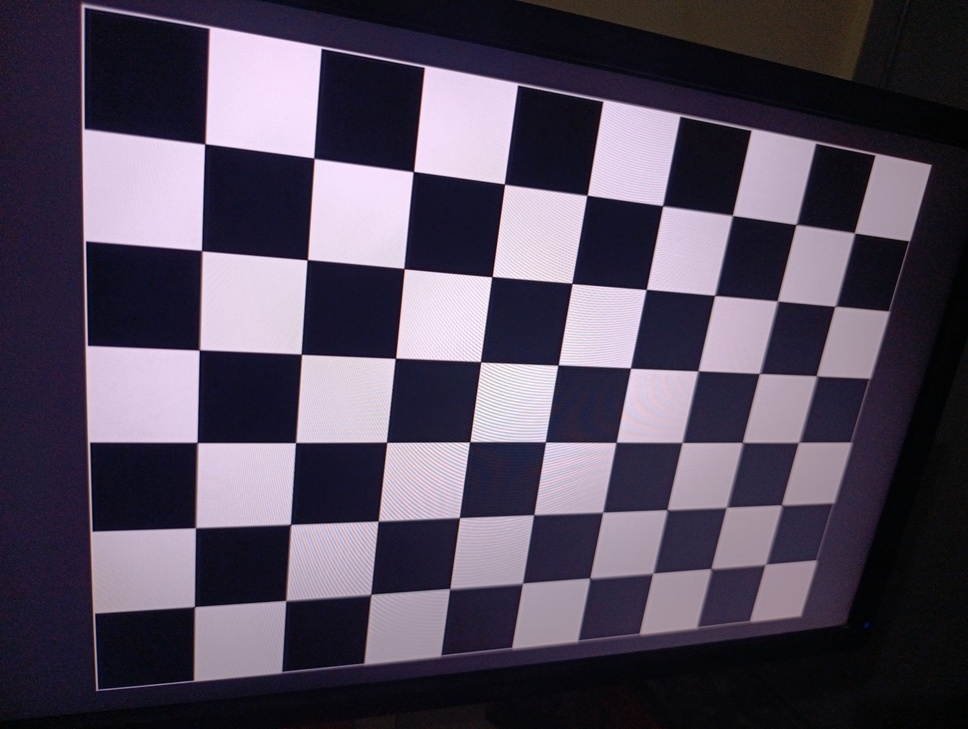
#> input picture calibration/1781284070875.jpg, 968 x 729 px, shrunk from 4080 x 3072 before the run; its folder holds 4 pictures in this run
$ python calibrate_camera.py
#> lines starting #> are read from the running program, lines starting #| are printed output that depends on the picture
"""
Camera Calibration Script
=========================
Performs intrinsic camera calibration using checkerboard pattern images.
Detects checkerboard corners, computes camera matrix and distortion coefficients,
and saves calibration parameters for use in the measurement pipeline.

Usage:
    python calibration/calibrate_camera.py

Output:
    - calibration/calibration_params.json  (intrinsic matrix + distortion coefficients)
    - calibration/undistorted_samples/     (before/after comparison images)
"""

import os
import sys
import json
import glob
import cv2
import numpy as np


# ============================================================
# CONFIGURATION
# ============================================================
CALIBRATION_DIR = os.path.dirname(os.path.abspath(__file__))
CALIBRATION_IMAGES = os.path.join(CALIBRATION_DIR, "*.jpg")
OUTPUT_PARAMS = os.path.join(CALIBRATION_DIR, "calibration_params.json")
UNDISTORTED_DIR = os.path.join(CALIBRATION_DIR, "undistorted_samples")

# Checkerboard inner corners (rows x cols)
# Standard checkerboard: count INNER corners, not squares
# Adjust these values to match YOUR checkerboard pattern
CHECKERBOARD_ROWS = 6   # number of inner corner rows
CHECKERBOARD_COLS = 9   # number of inner corner columns
SQUARE_SIZE_MM = 25.0   # size of each square in mm (measure your printed board)


def detect_corners(image_paths, board_size):
    """
    Detect checkerboard corners in all calibration images.

    Returns:
        obj_points: 3D points in real-world space
        img_points: 2D points in image plane
        img_shape:  (width, height) of images
        used_images: list of image paths where corners were detected
    """
#> called with board_size = (6, 9)
    # Prepare 3D object points (0,0,0), (1,0,0), (2,0,0) ... scaled by square size
    objp = np.zeros((board_size[0] * board_size[1], 3), np.float32)
    objp[:, :2] = np.mgrid[0:board_size[1], 0:board_size[0]].T.reshape(-1, 2)
    objp *= SQUARE_SIZE_MM

    obj_points = []  # 3D points in world
    img_points = []  # 2D points in image
    used_images = []
    img_shape = None

    # Criteria for sub-pixel corner refinement
    criteria = (cv2.TERM_CRITERIA_EPS + cv2.TERM_CRITERIA_MAX_ITER, 30, 0.001)

    print(f"Looking for {board_size[1]}x{board_size[0]} inner corners...")
    print(f"Processing {len(image_paths)} calibration images...\n")

    for i, img_path in enumerate(image_paths):
        img = cv2.imread(img_path)
#> img is the input picture: shape (729, 968, 3); mean B, G, R 91.3, 74.6, 83.1
        if img is None:
            print(f"  [{i+1}] SKIP - Cannot read: {os.path.basename(img_path)}")
            continue

        gray = cv2.cvtColor(img, cv2.COLOR_BGR2GRAY)
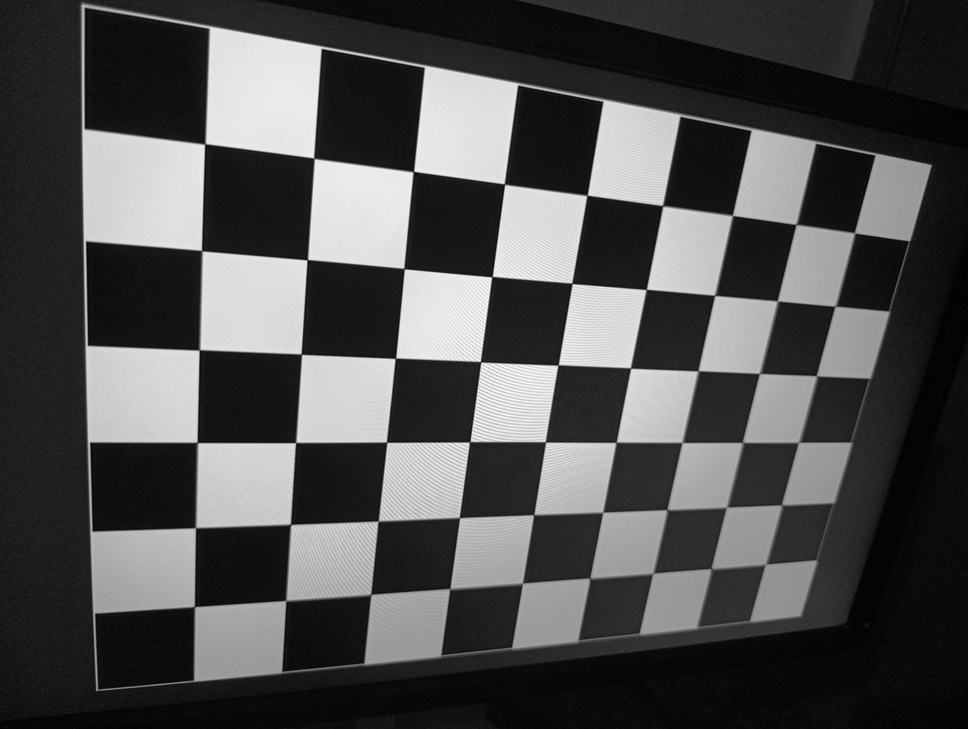
#> gray: shape (729, 968); min 0, max 254, mean 79

        if img_shape is None:
            img_shape = (gray.shape[1], gray.shape[0])  # (width, height)
#> img_shape = (968, 729)

        # Find checkerboard corners
        ret, corners = cv2.findChessboardCorners(
            gray, (board_size[1], board_size[0]),
            cv2.CALIB_CB_ADAPTIVE_THRESH + cv2.CALIB_CB_FAST_CHECK + cv2.CALIB_CB_NORMALIZE_IMAGE
        )
#> ret = False; corners = None

        if ret:
            # Refine corner locations to sub-pixel accuracy
            corners_refined = cv2.cornerSubPix(gray, corners, (11, 11), (-1, -1), criteria)
            obj_points.append(objp)
            img_points.append(corners_refined)
            used_images.append(img_path)
            print(f"  [{i+1}] OK    - {os.path.basename(img_path)}")
        else:
            print(f"  [{i+1}] FAIL  - {os.path.basename(img_path)} (corners not found)")
#> pass 2 of the loop in detect_corners, `for i, img_path in enumerate(image_paths):`:
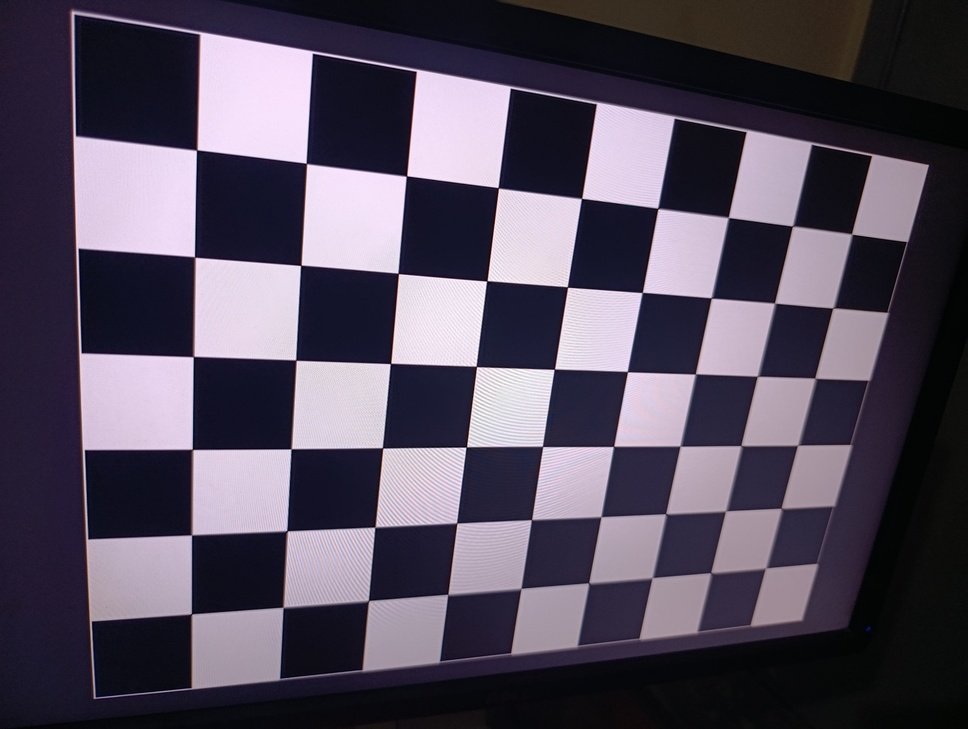
#> input picture calibration/1781284070979.jpg, 968 x 729 px, shrunk from 4080 x 3072 before the run
#> in detect_corners, img is the input picture: shape (729, 968, 3); mean B, G, R 92.5, 76.6, 84.3
#> in detect_corners, `gray = cv2.cvtColor(img, cv2.COLOR_BGR2GRAY)`:
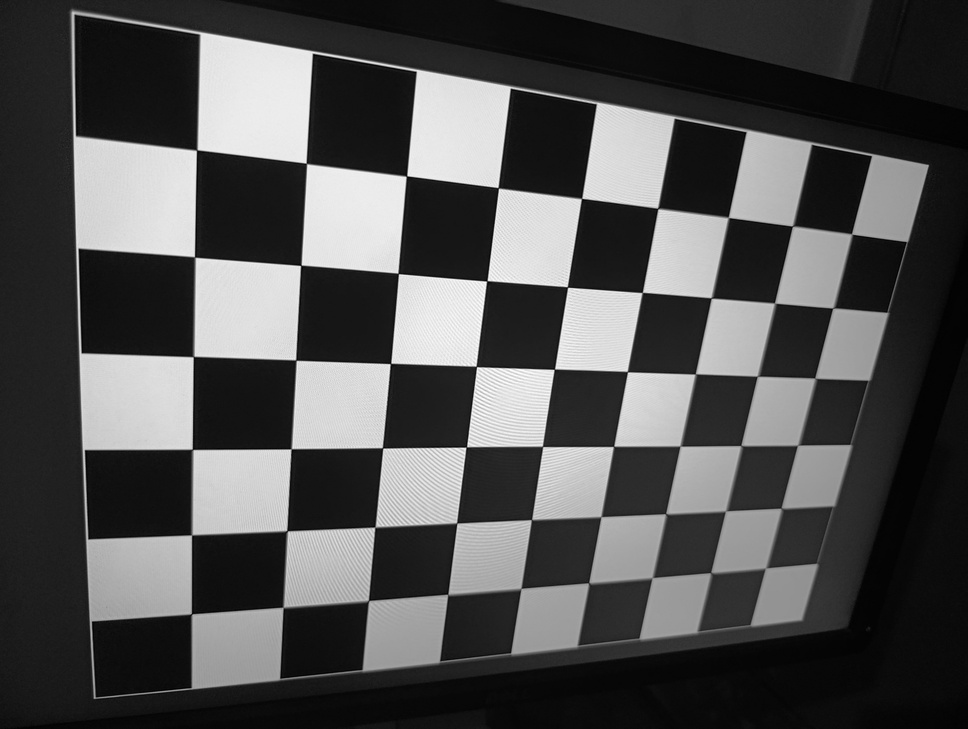
#> gray: shape (729, 968); min 1, max 255, mean 80.7
#> pass 3 of the loop in detect_corners, `for i, img_path in enumerate(image_paths):`:
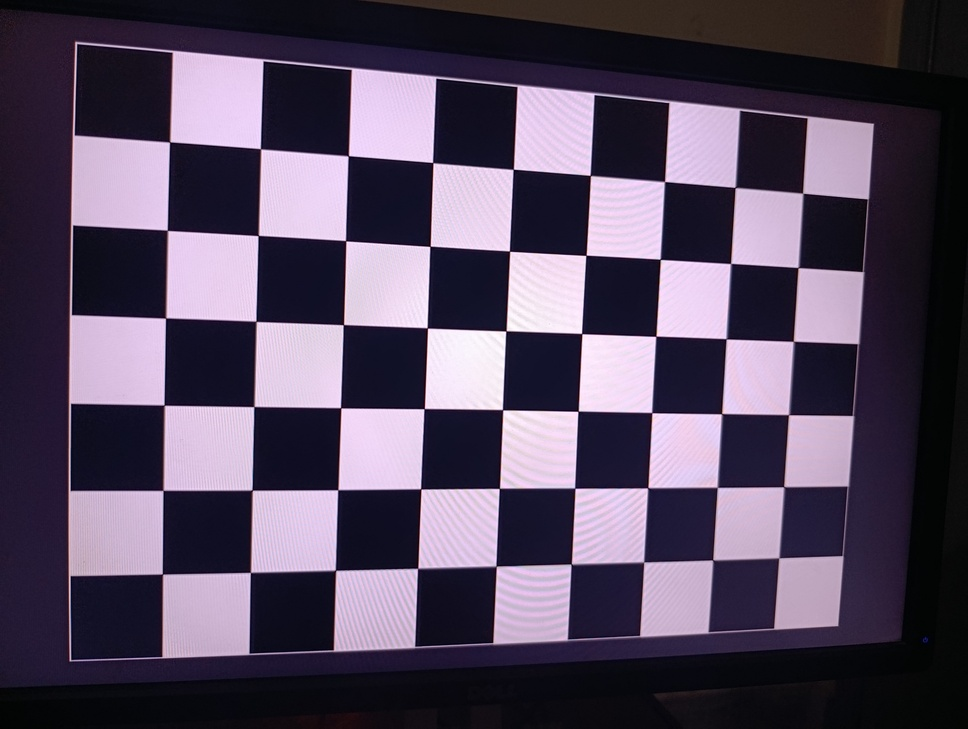
#> input picture calibration/1781284071054.jpg, 968 x 729 px, shrunk from 4080 x 3072 before the run
#> in detect_corners, img is the input picture: shape (729, 968, 3); mean B, G, R 95.2, 74.9, 86.3
#> in detect_corners, `gray = cv2.cvtColor(img, cv2.COLOR_BGR2GRAY)`:
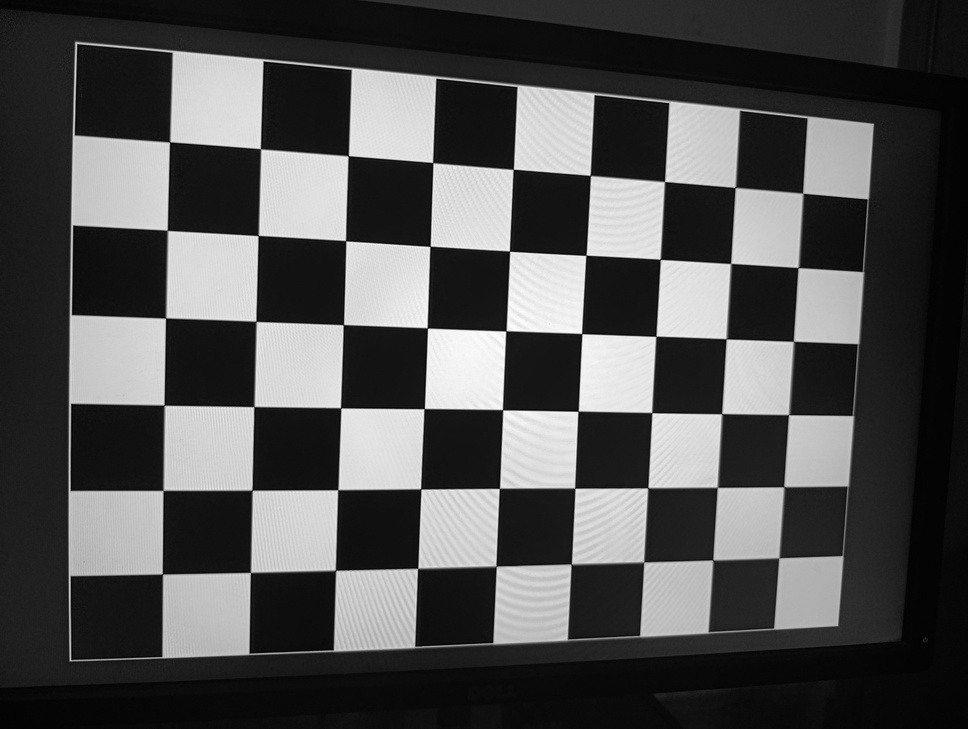
#> gray: shape (729, 968); min 0, max 253, mean 80.6
#> ret = True; corners = 54 rows, first 8: [170.3, 142.3], [260.6, 148.7], [348.3, 156], [432.9, 162.5], [513.2, 169.1], [589.6, 175.5], [665.1, 181.9], [734.7, 187.5]
#> corners_refined = 54 rows, first 8: [169.6, 141.9], [260.5, 148.8], [348.3, 155.7], [432.7, 162.6], [513.3, 169.2], [590.3, 175.4], [664.5, 181.5], [735.2, 187.4]
#> the loop made 4 passes; the first 3 are shown

    print(f"\nCorners detected in {len(used_images)}/{len(image_paths)} images")
    return obj_points, img_points, img_shape, used_images


# [146 lines left out: functions calibrate, save_params, generate_comparison_images, print_report, not called in this run]


def main():
    # Find all calibration images
    image_paths = sorted(glob.glob(CALIBRATION_IMAGES))

    if len(image_paths) == 0:
        print(f"ERROR: No .jpg images found in {CALIBRATION_DIR}")
        sys.exit(1)

    if len(image_paths) < 10:
        print(f"WARNING: Only {len(image_paths)} images found. 20+ recommended for good calibration.")

    board_size = (CHECKERBOARD_ROWS, CHECKERBOARD_COLS)

    # Step 1: Detect corners
    obj_points, img_points, img_shape, used_images = detect_corners(image_paths, board_size)

    if len(used_images) < 5:
        print(f"\nERROR: Only {len(used_images)} images had corners detected. Need at least 5.")
        print("Try adjusting CHECKERBOARD_ROWS and CHECKERBOARD_COLS at the top of this script.")
#> (the run stopped early here; a loop or call above may not have finished)
